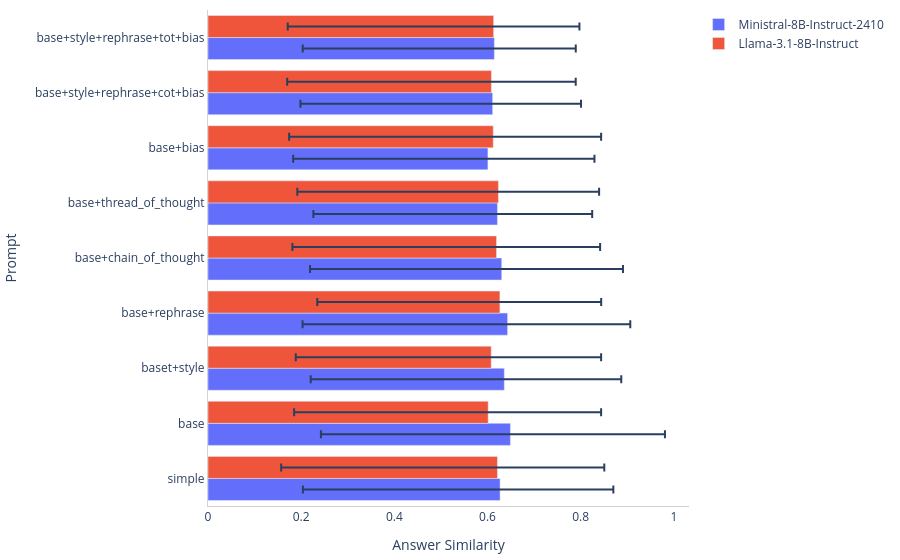
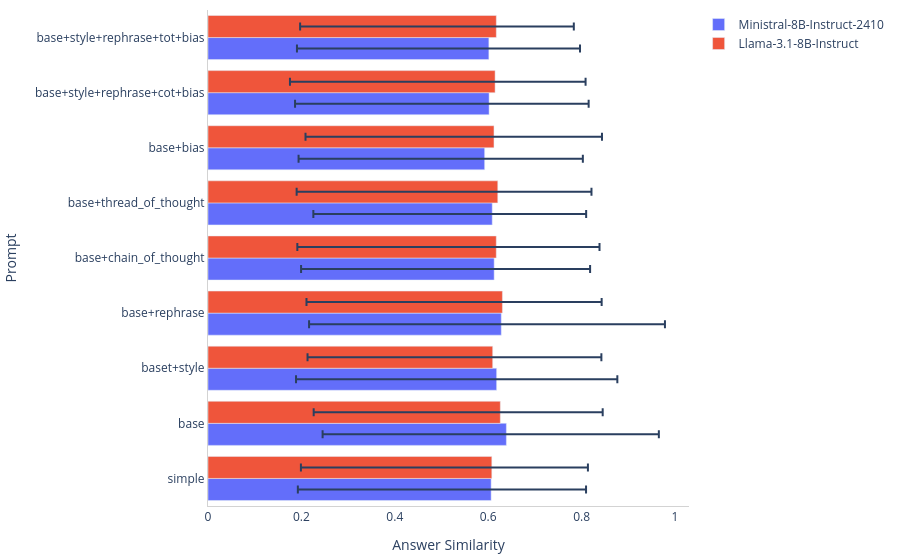

The notebook cell these images were saved under, in order:
### Markdown cell above
#### Bar-Plot, Similarity Modell-/Referenz-Antwort Prompt

Bar-Plot der durchschnittlichen Ähnlichkeiten zwischen Modell- und Referenz-Antwort der Stichprobe für Prompts und verschiedene Sampling-Methoden und Modelle erstellen.

### Code cell
# Sampling-Methoden
for s in model_samplings:
    print(f'Sampling {s}')
    fig = go.Figure()
    # Modelle
    for m in models:
        # Daten für Modell und Sampling-Methode selektieren
        df_group = df.loc[(df['model'] == m) & (df['sampling'] == s)].groupby(by=['prompt'])['answer_similarity_mean']
        df_group_mean = df_group.mean()
        print(f'Modell {m}')
        print(df_group.agg(['mean', 'min', 'max']))
        fig.add_trace(go.Bar(
            y=prompts_name,
            x=df_group_mean,
            name=m,
            orientation='h',
            error_x=dict(type='data', 
                symmetric=False, 
                arrayminus=df_group_mean - df_group.min(), 
                array=df_group.max() - df_group_mean, 
                visible=True
            )
            #marker_color='#3D9970'
        ))
    
    fig.update_yaxes(showgrid=False, showline=True, linewidth=1, linecolor='LightGrey', title='Prompt')
    fig.update_xaxes(showline=True, linewidth=1, linecolor='LightGrey', title='Answer Similarity')
            
    fig.update_layout(
        plot_bgcolor='rgba(255, 255, 255, 1.0)', 
        paper_bgcolor='rgba(255, 255, 255, 1.0)', 
        margin={'l':10, 'b':10, 'r':10, 't':10},
        showlegend=True,
        width=900,
        #height=250,
        #title=f'Answer-Similarity/Prompt, Sampling {s}'
    )
    
    fig.show()

### Figure 1 — Plotly figure (JSON) as saved in the notebook; plotly's stock layout.template omitted (floating-point values rounded to 4 significant figures)
{"data": [{"error_x": {"array": [0.2432, 0.3317, 0.251, 0.2634, 0.2603, 0.2034, 0.2287, 0.1897, 0.1747], "arrayminus": [0.4232, 0.4068, 0.4156, 0.44, 0.4114, 0.3951, 0.418, 0.4126, 0.4114], "symmetric": false, "type": "data", "visible": true}, "name": "Ministral-8B-Instruct-2410", "orientation": "h", "type": "bar", "x": [0.6269, 0.6492, 0.636, 0.643, 0.6304, 0.6213, 0.6009, 0.611, 0.6147], "y": ["simple", "base", "baset+style", "base+rephrase", "base+chain_of_thought", "base+thread_of_thought", "base+bias", "base+style+rephrase+cot+bias", "base+style+rephrase+tot+bias"]}, {"error_x": {"array": [0.2294, 0.2424, 0.2359, 0.2174, 0.2224, 0.2162, 0.2316, 0.181, 0.1842], "arrayminus": [0.4642, 0.4165, 0.4195, 0.392, 0.4381, 0.4317, 0.4381, 0.4384, 0.442], "symmetric": false, "type": "data", "visible": true}, "name": "Llama-3.1-8B-Instruct", "orientation": "h", "type": "bar", "x": [0.6213, 0.6014, 0.6079, 0.6265, 0.6193, 0.6234, 0.6123, 0.6084, 0.6131], "y": ["simple", "base", "baset+style", "base+rephrase", "base+chain_of_thought", "base+thread_of_thought", "base+bias", "base+style+rephrase+cot+bias", "base+style+rephrase+tot+bias"]}], "layout": {"margin": {"b": 10, "l": 10, "r": 10, "t": 10}, "paper_bgcolor": "rgba(255, 255, 255, 1.0)", "plot_bgcolor": "rgba(255, 255, 255, 1.0)", "showlegend": true, "width": 900, "xaxis": {"linecolor": "LightGrey", "linewidth": 1, "showline": true, "title": {"text": "Answer Similarity"}}, "yaxis": {"linecolor": "LightGrey", "linewidth": 1, "showgrid": false, "showline": true, "title": {"text": "Prompt"}}}}

### Figure 2 — Plotly figure (JSON) as saved in the notebook; plotly's stock layout.template omitted (floating-point values rounded to 4 significant figures)
{"data": [{"error_x": {"array": [0.2032, 0.3265, 0.2584, 0.3505, 0.2054, 0.2011, 0.2103, 0.2132, 0.1951], "arrayminus": [0.4139, 0.3935, 0.4295, 0.4115, 0.4134, 0.383, 0.3984, 0.4155, 0.4109], "symmetric": false, "type": "data", "visible": true}, "name": "Ministral-8B-Instruct-2410", "orientation": "h", "type": "bar", "x": [0.6063, 0.6389, 0.618, 0.628, 0.6127, 0.6086, 0.5924, 0.6019, 0.6014], "y": ["simple", "base", "baset+style", "base+rephrase", "base+chain_of_thought", "base+thread_of_thought", "base+bias", "base+style+rephrase+cot+bias", "base+style+rephrase+tot+bias"]}, {"error_x": {"array": [0.2058, 0.2192, 0.2327, 0.2125, 0.2211, 0.2006, 0.2313, 0.1938, 0.166], "arrayminus": [0.4088, 0.3996, 0.3964, 0.4195, 0.4259, 0.4307, 0.4035, 0.4392, 0.4201], "symmetric": false, "type": "data", "visible": true}, "name": "Llama-3.1-8B-Instruct", "orientation": "h", "type": "bar", "x": [0.6077, 0.6259, 0.6096, 0.6304, 0.6172, 0.6205, 0.6123, 0.6147, 0.6173], "y": ["simple", "base", "baset+style", "base+rephrase", "base+chain_of_thought", "base+thread_of_thought", "base+bias", "base+style+rephrase+cot+bias", "base+style+rephrase+tot+bias"]}], "layout": {"margin": {"b": 10, "l": 10, "r": 10, "t": 10}, "paper_bgcolor": "rgba(255, 255, 255, 1.0)", "plot_bgcolor": "rgba(255, 255, 255, 1.0)", "showlegend": true, "width": 900, "xaxis": {"linecolor": "LightGrey", "linewidth": 1, "showline": true, "title": {"text": "Answer Similarity"}}, "yaxis": {"linecolor": "LightGrey", "linewidth": 1, "showgrid": false, "showline": true, "title": {"text": "Prompt"}}}}
